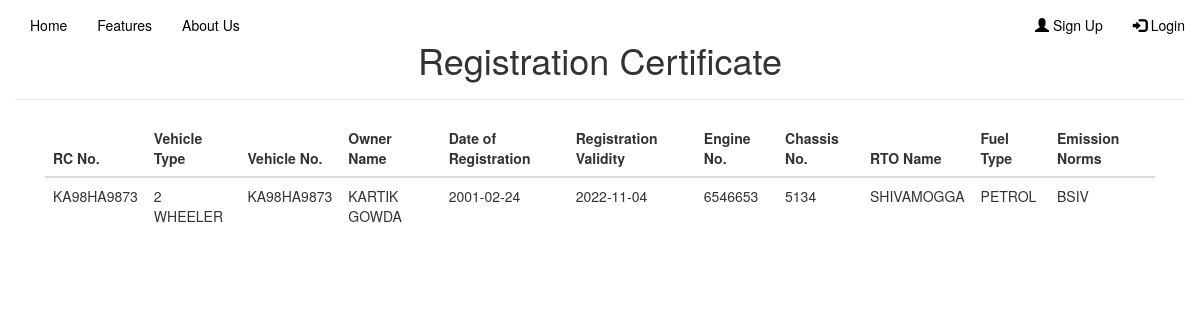
The page /regcertificate.php?id=KA98HA9873 on the database its author committed.
### tables this page shows
CREATE TABLE `reg_certificate` (
  `rc_no` char(10) NOT NULL,
  `veh_type` varchar(10) DEFAULT NULL,
  `veh_no` char(10) DEFAULT NULL,
  `owner_name` varchar(25) DEFAULT NULL,
  `date_of_reg` date DEFAULT NULL,
  `reg_validity` date DEFAULT NULL,
  `engine_no` bigint(20) DEFAULT NULL,
  `chassis_no` int(11) DEFAULT NULL,
  `rto_name` varchar(25) DEFAULT NULL,
  `fuel_type` varchar(10) DEFAULT NULL,
  `emission_norms` varchar(10) DEFAULT NULL
);

### regcertificate.php (the view, shortened to what this page needs)
<?php
$rc_no = $_GET['id'];
$servername = "localhost";
$usernam = "root";
$password = "";
$database = "reg_veh";
$connection = mysqli_connect($servername, $usernam, $password, $database);
$query = "SELECT * FROM reg_certificate where rc_no='$rc_no';";
$result = mysqli_query($connection, $query);
?>
<!DOCTYPE html>
<html lang="en">
<head>
    <link rel="stylesheet" type="text/css" href="./slick/slick.css">
    <link rel="stylesheet" type="text/css" href="./slick/slick-theme.css">
    <link rel="stylesheet" href="https://maxcdn.bootstrapcdn.com/bootstrap/3.3.7/css/bootstrap.min.css">
    <link rel="stylesheet" href="animate.css">
    <link rel="stylesheet" href="style.css">
</head>
<body>
    <?php include 'navbar.php'; ?>
    <div class="container">
        <div class="row">
            <div class="page-header">
                <h1 style="text-align: center;">Registration Certificate</h1>
            </div>
        </div>
        <div class="col-md-12">
            <table class="table">
                <thead>
                    <tr>
                        <th>RC No.</th>
                        <th>Vehicle Type</th>
                        <th>Vehicle No.</th>
                        <th>Owner Name</th>
                        <th>Date of Registration</th>
                        <th>Registration Validity</th>
                        <th>Engine No.</th>
                        <th>Chassis No.</th>
                        <th>RTO Name</th>
                        <th>Fuel Type</th>
                        <th>Emission Norms</th>
                    </tr>
                </thead>
                <tbody>
                    <?php
                    while ($row = mysqli_fetch_assoc($result)) {
                    ?>
                        <tr>
                            <td><?php echo $rc_no ?></td>
                            <td><?php echo $row['veh_type']; ?></td>
                            <td><?php echo $row['veh_no']; ?></td>
                            <td><?php echo $row['owner_name']; ?></td>
                            <td><?php echo $row['date_of_reg']; ?></td>
                            <td><?php echo $row['reg_validity']; ?></td>
                            <td><?php echo $row['engine_no']; ?></td>
                            <td><?php echo $row['chassis_no']; ?></td>
                            <td><?php echo $row['rto_name']; ?></td>
                            <td><?php echo $row['fuel_type']; ?></td>
                            <td><?php echo $row['emission_norms']; ?></td>
                        </tr>
                </tbody>
            <?php } ?>
            </table>
        </div>
    </div>
</body>
</html>

### rows shown on the page
reg_certificate: veh_type "2 WHEELER", veh_no "KA98HA9873", owner_name "KARTIK GOWDA", date_of_reg "2001-02-24", reg_validity "2022-11-04", engine_no "6546653", chassis_no "5134", rto_name "SHIVAMOGGA", fuel_type "PETROL", emission_norms "BSIV"
